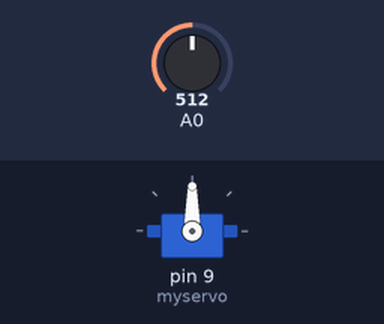
Bench run of a sketch on a simulated Arduino Uno, built with avr-gcc and run on an emulated ATmega328P. Parts: servo. The test bench sets the inputs (shaded band); at power-on: A0 = 512.

Above: at 1.2 s.
1.3 s: A0 set to 716
At 2.1 s:
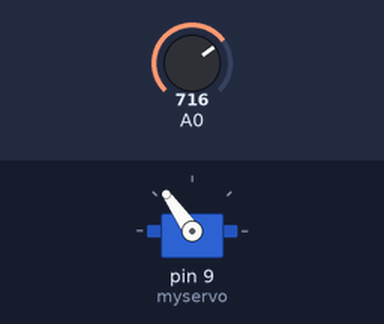
2.8 s: A0 set to 900
At 3.5 s:
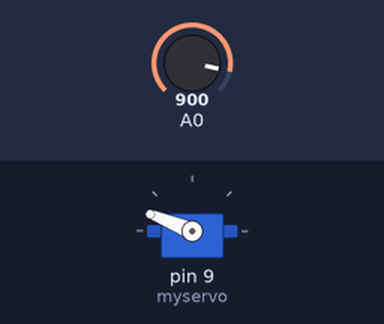
4.3 s: A0 set to 1023
At 4.9 s:
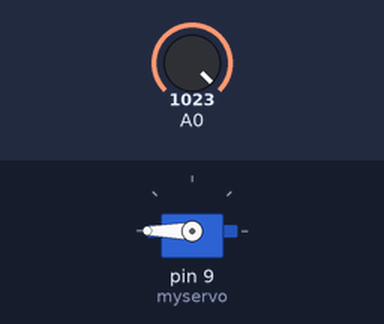
5.8 s: A0 set to 306
At 6.2 s:
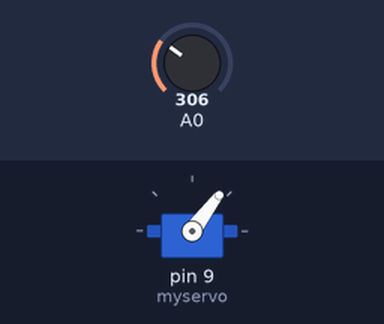
7.3 s: A0 set to 122
At 7.6 s:
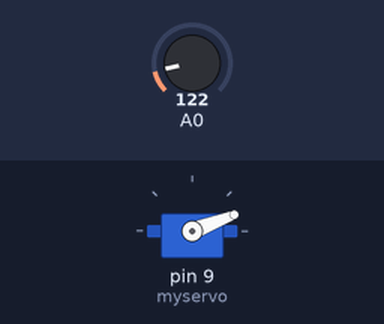
Timing chart, 0 to 9.8 s (numbered marks = the images above; inputs shaded):
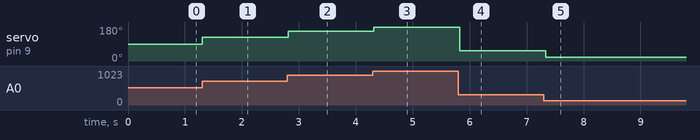

Measured:
- after the input at 1.3 s, servo on pin 9 (myservo): 90° → 125° at once
- after the input at 2.8 s, servo on pin 9 (myservo): 125° → 158° at once
- after the input at 4.3 s, servo on pin 9 (myservo): 158° → 180° at once
- after the input at 5.8 s, servo on pin 9 (myservo): 180° → 53° at once
- after the input at 7.3 s, servo on pin 9 (myservo): 53° → 21° at once

The sketch:

servoMoter.ino
```cpp
#include <Servo.h>

Servo myservo; // Servo 라이브러리 변수 선언

void setup() {
  myservo.attach(9); // 디지털 핀 번호 초기화
}

void loop() {
  int sensorValue = analogRead(A0);
  int angle = map(sensorValue, 0, 1023, 0, 180); // 아날로그 핀 값을 0에서 180도로 변환
  myservo.write(angle); // 서보 모터에 각도 적용
  delay(50);
}
```
